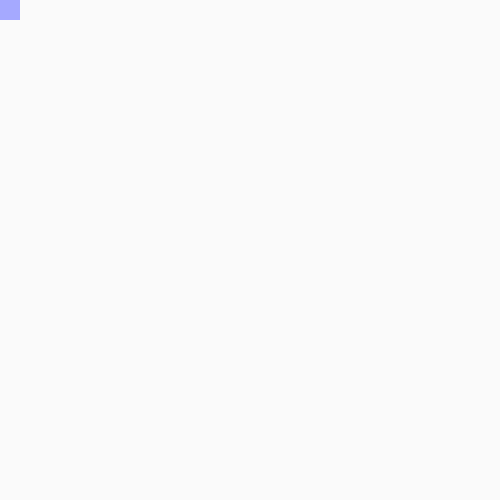
Frame 1 (no input)
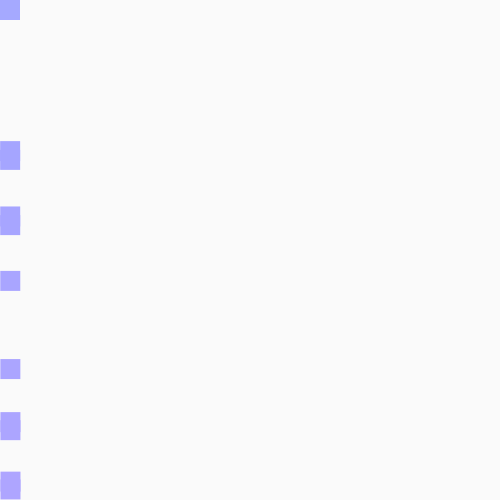
Frame 60 (the mouse pressed at the canvas centre just before this capture)
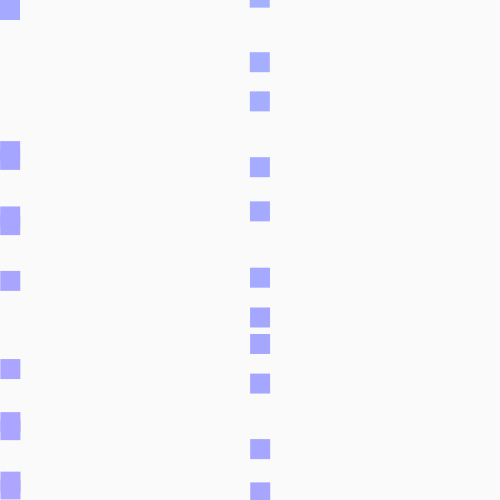
Frame 120 (the mouse held since frame 60 and released just before this capture)

The Processing sketch that drew these frames (run headless with seeded random() and noise(); from frame 60 on, the mouse is pressed at the canvas centre):

// Processing sketch: processing_172291
// ── processing_172291.pde

float counter_1 = 0;

void setup() 
{
 size (500,500);
 background(250);
}

void draw()
{
  colorMode(HSB, 360, 100, 100);
  float amplitude_1 = map(sin(counter_1), -1, 1, 220, 255); 
  translate(mouseX,mouseY);
  fill(amplitude_1, 35, 100);
  noStroke();
  rect(sin(counter_1), sin(counter_1)*1000, 20, 20); 
 
  counter_1 += 0.5;  
}
